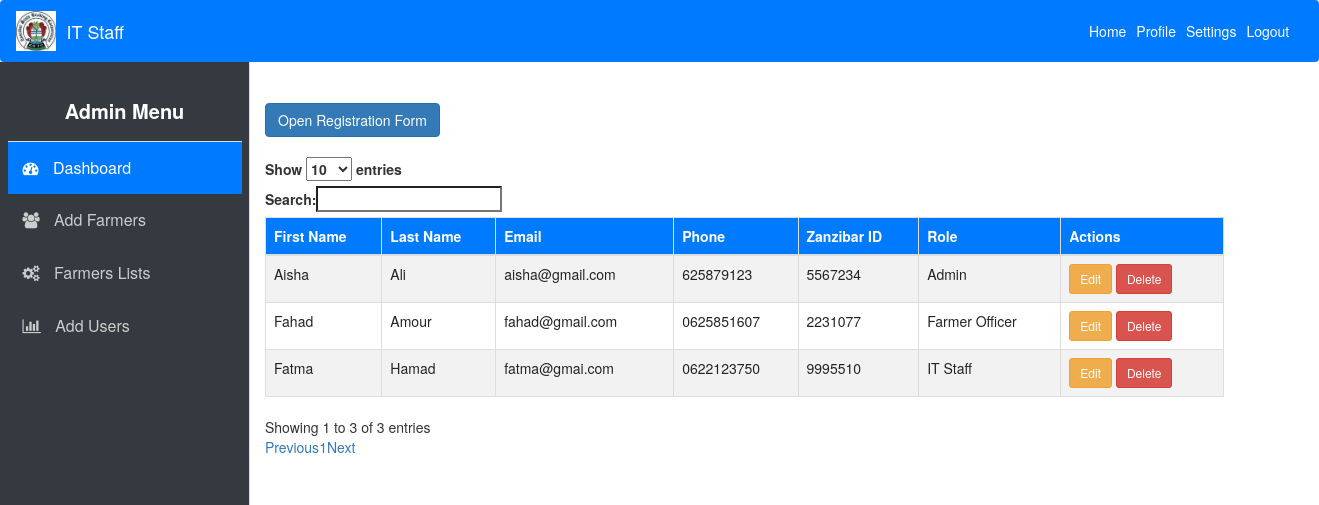
/pages/add_user.php (signed in), run on the app's committed database.
### tables this page shows
CREATE TABLE `users` (
  `user_id` int(11) NOT NULL,
  `firstname` varchar(50) NOT NULL,
  `lastname` varchar(50) NOT NULL,
  `email` varchar(100) DEFAULT NULL,
  `password` varchar(255) NOT NULL,
  `phone` varchar(20) DEFAULT NULL,
  `zanzibar_id` varchar(50) DEFAULT NULL,
  `role_id` int(11) DEFAULT NULL
);

### pages/add_user.php (the view, shortened to what this page needs)
<?php
include('../conn/config.php');
$role_mapping = array(
    "IT Staff" => 1,
    "Farmer Officer" => 2,
    "Admin" => 3,
    "Head of Farmers Officers" => 4
);
$sql = "SELECT * FROM users";
$result = mysqli_query($conn, $sql);
?>
<!DOCTYPE html>
<html lang="en">
<head>
    <link rel="stylesheet" href="https://maxcdn.bootstrapcdn.com/bootstrap/3.3.7/css/bootstrap.min.css">
    <link rel="stylesheet" href="https://cdnjs.cloudflare.com/ajax/libs/font-awesome/4.7.0/css/font-awesome.min.css">
    <link rel="stylesheet" href="https://cdn.datatables.net/1.11.5/css/dataTables.bootstrap.min.css">
</head>
<body>
<?php include('../pages/includes/navbar.php'); ?>
<div class="container-fluid">
    <div class="row">
        <?php include('../pages/includes/sidebar.php'); ?>
        <div class="col-md-9 content-wrapper">
            <button type="button" id="btn" class="btn btn-primary" data-toggle="modal" data-target="#registrationModal">
                Open Registration Form
            </button>
<div class="table-responsive">
    <table id="userTable" class="table table-striped table-bordered">
        <thead>
            <tr>
                <th>First Name</th>
                <th>Last Name</th>
                <th>Email</th>
                <th>Phone</th>
                <th>Zanzibar ID</th>
                <th>Role</th>
                <th>Actions</th>
            </tr>
        </thead>
        <tbody>
            <?php while ($row = mysqli_fetch_assoc($result)): ?>
                <tr>
                    <td><?php echo $row['firstname']; ?></td>
                    <td><?php echo $row['lastname']; ?></td>
                    <td><?php echo $row['email']; ?></td>
                    <td><?php echo $row['phone']; ?></td>
                    <td><?php echo $row['zanzibar_id']; ?></td>
                    <td><?php
                        $role_id = $row['role_id'];
                        $role_name = array_search($role_id, $role_mapping);
                        echo $role_name ? $role_name : 'Unknown';
                    ?></td>
                    <td>
                        <button class="btn btn-warning btn-sm" data-toggle="modal" data-target="#updateModal_<?php echo $row['user_id']; ?>">Edit</button>
                        <form action="add_user.php" method="POST" style="display:inline-block;">
                            <input type="submit" name="delete" value="Delete" class="btn btn-danger btn-sm">
                        </form>
                    </td>
                </tr>
            <?php endwhile; ?>
        </tbody>
    </table>
</div>
        </div>
    </div>
</div>
</body>
</html>

### pages/add_user.php (style rules this page uses)
.content-wrapper { padding: 20px; margin-left: 250px; }
.table thead th { background-color: #007bff; color: white; }
#btn { margin-bottom: 20px; }

### pages/includes/navbar.php (style rules this page uses)
body { background-color: #eff3f5; }

### data on the page
users: firstname "Fatma", lastname "Hamad", email "fatma@gmai.com", phone "0622123750", zanzibar "9995510", role "IT Staff"
users: firstname "Fahad", lastname "Amour", email "fahad@gmail.com", phone "0625851607", zanzibar "2231077", role "Farmer Officer"
users: firstname "Aisha", lastname "Ali", email "aisha@gmail.com", phone "625879123", zanzibar "5567234", role "Admin"
